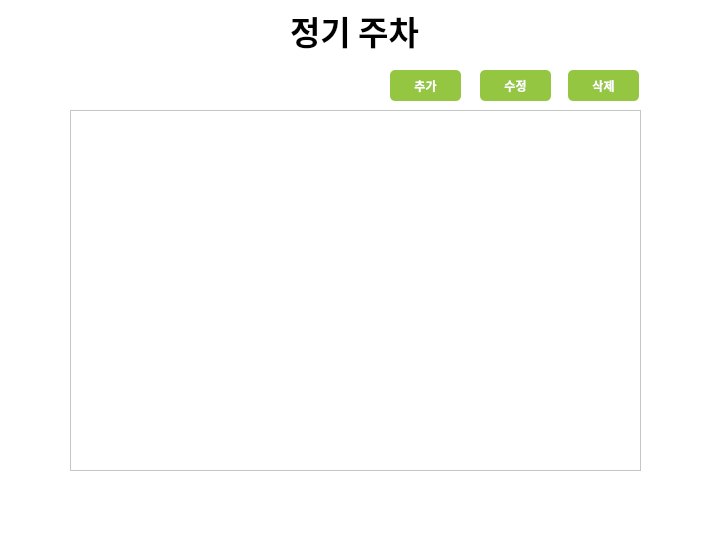
<?xml version="1.0" encoding="UTF-8"?>
<ui version="4.0">
 <class>regular_parking</class>
 <widget class="QDialog" name="regular_parking">
  <property name="geometry">
   <rect>
    <x>0</x>
    <y>0</y>
    <width>723</width>
    <height>535</height>
   </rect>
  </property>
  <property name="windowTitle">
   <string>정기 주차</string>
  </property>
  <property name="styleSheet">
   <string notr="true">background-color: rgb(255, 255, 255);</string>
  </property>
  <widget class="QTableWidget" name="tableWidget">
   <property name="geometry">
    <rect>
     <x>70</x>
     <y>110</y>
     <width>571</width>
     <height>361</height>
    </rect>
   </property>
  </widget>
  <widget class="QLabel" name="label">
   <property name="geometry">
    <rect>
     <x>290</x>
     <y>10</y>
     <width>131</width>
     <height>41</height>
    </rect>
   </property>
   <property name="font">
    <font>
     <family>Noto Sans CJK JP</family>
     <pointsize>25</pointsize>
     <weight>75</weight>
     <bold>true</bold>
    </font>
   </property>
   <property name="text">
    <string>정기 주차</string>
   </property>
  </widget>
  <widget class="QPushButton" name="edit_btn">
   <property name="geometry">
    <rect>
     <x>480</x>
     <y>70</y>
     <width>71</width>
     <height>31</height>
    </rect>
   </property>
   <property name="font">
    <font>
     <family>Sans</family>
     <weight>75</weight>
     <bold>true</bold>
    </font>
   </property>
   <property name="styleSheet">
    <string notr="true">QPushButton{
	background-color: rgb(148, 198, 65);
	color: rgb(255, 255, 255);
	border-radius: 5px
}
QPushButton:hover{
	
	background-color: rgb(78, 154, 6);
	border-radius: 5px
}</string>
   </property>
   <property name="text">
    <string>수정</string>
   </property>
  </widget>
  <widget class="QPushButton" name="remove_btn">
   <property name="geometry">
    <rect>
     <x>568</x>
     <y>70</y>
     <width>71</width>
     <height>31</height>
    </rect>
   </property>
   <property name="font">
    <font>
     <family>Sans</family>
     <weight>75</weight>
     <bold>true</bold>
    </font>
   </property>
   <property name="styleSheet">
    <string notr="true">QPushButton{
	background-color: rgb(148, 198, 65);
	color: rgb(255, 255, 255);
	border-radius: 5px
}
QPushButton:hover{
	
	background-color: rgb(78, 154, 6);
	border-radius: 5px
}</string>
   </property>
   <property name="text">
    <string>삭제</string>
   </property>
  </widget>
  <widget class="QPushButton" name="add_btn">
   <property name="geometry">
    <rect>
     <x>390</x>
     <y>70</y>
     <width>71</width>
     <height>31</height>
    </rect>
   </property>
   <property name="font">
    <font>
     <family>Sans</family>
     <weight>75</weight>
     <bold>true</bold>
    </font>
   </property>
   <property name="styleSheet">
    <string notr="true">QPushButton{
	background-color: rgb(148, 198, 65);
	color: rgb(255, 255, 255);
	border-radius: 5px
}
QPushButton:hover{
	
	background-color: rgb(78, 154, 6);
	border-radius: 5px
}</string>
   </property>
   <property name="text">
    <string>추가</string>
   </property>
  </widget>
 </widget>
 <resources/>
 <connections/>
</ui>
